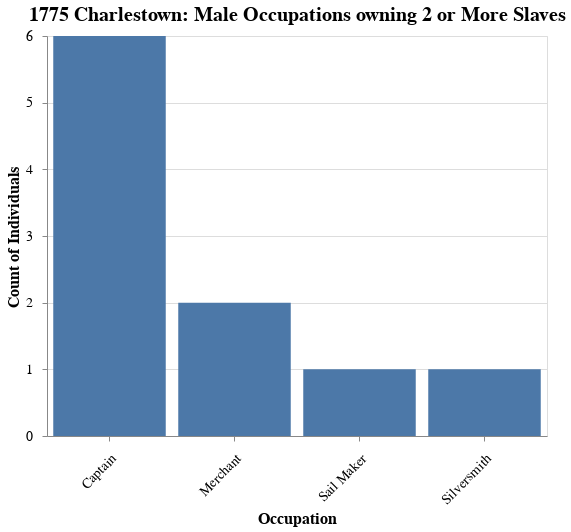

The notebook cell saved with this chart:
### Code cell
alt.Chart(occupation_counts).mark_bar().encode(
    x=alt.X('Occupation:N', axis=alt.Axis(labelAngle=-45, labelPadding=10)),    
    y=alt.Y('count:Q', title='Count of Individuals', axis=alt.Axis(tickCount=6, labelPadding=10))
).properties(
    width=500,
    height=400,
    title='1775 Charlestown: Male Occupations owning 2 or More Slaves'
).configure_axis(
    labelFontSize=14,
    titleFontSize=16
).configure_title(
    fontSize=20
)

### Figure 1 — Vega-Lite specification as saved in the notebook (floating-point values rounded to 4 significant figures)
{"config": {"view": {"continuousWidth": 300, "continuousHeight": 300}, "axis": {"labelFontSize": 14, "titleFontSize": 16}, "title": {"fontSize": 20}}, "data": {"name": "data-648420f5b03b20badcab3c0c20e20014"}, "mark": {"type": "bar"}, "encoding": {"x": {"axis": {"labelAngle": -45, "labelPadding": 10}, "field": "Occupation", "type": "nominal"}, "y": {"axis": {"labelPadding": 10, "tickCount": 6}, "field": "count", "title": "Count of Individuals", "type": "quantitative"}}, "height": 400, "title": "1775 Charlestown: Male Occupations owning 2 or More Slaves", "width": 500, "$schema": "https://vega.github.io/schema/vega-lite/v5.17.0.json", "datasets": {"data-648420f5b03b20badcab3c0c20e20014": [{"Occupation": "Captain", "count": 6}, {"Occupation": "Merchant", "count": 2}, {"Occupation": "Sail Maker", "count": 1}, {"Occupation": "Silversmith", "count": 1}]}}
